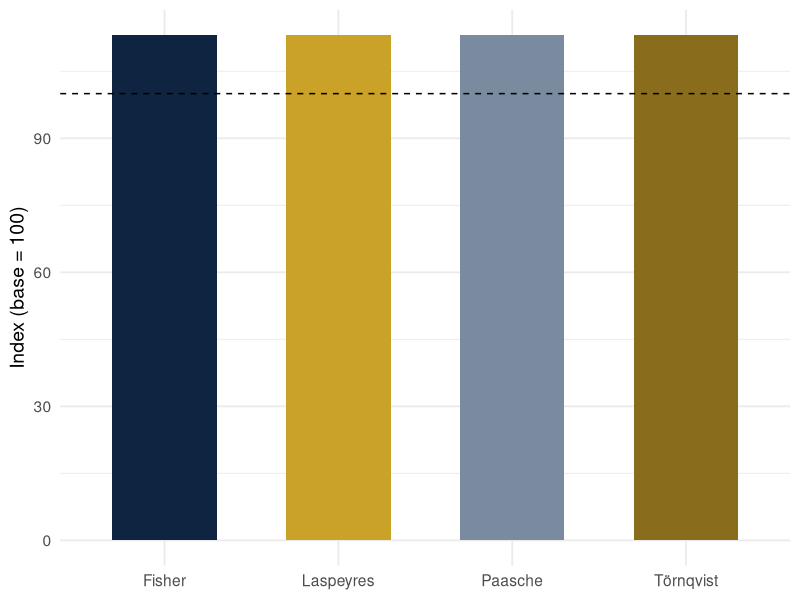

Generate this figure with R:
## ---- chunk 1
#| label: setup
library(tidyverse)

basket <- tibble(
  commodity_group = c("Wheat flour", "Rice", "Sugar", "Cooking oil",
                       "Pulses (masoor)", "Milk", "Electricity charges",
                       "Transport fare"),
  p0 = c(95, 145, 118, 410, 220, 130, 6.5, 40),
  q0 = c(20, 8, 6, 4, 3, 30, 250, 60),
  p1 = c(112, 162, 135, 445, 245, 142, 7.8, 46),
  q1 = c(18, 9, 6, 4, 3, 29, 240, 58)
)

basket
## ---- chunk 2
#| label: audit
# Any missing prices or non-positive quantities will silently corrupt the index
basket |>
  summarise(
    n_rows = n(),
    any_na_price = anyNA(c(p0, p1)),
    any_na_qty   = anyNA(c(q0, q1)),
    any_nonpositive_price = any(c(p0, p1) <= 0),
    any_nonpositive_qty   = any(c(q0, q1) <= 0)
  )
## ---- chunk 3
#| label: laspeyres
laspeyres <- basket |>
  summarise(L = sum(p1 * q0) / sum(p0 * q0) * 100)

laspeyres
## ---- chunk 4
#| label: paasche
paasche <- basket |>
  summarise(P = sum(p1 * q1) / sum(p0 * q1) * 100)

paasche
## ---- chunk 5
#| label: compare-lp
bind_rows(
  tibble(index = "Laspeyres", value = laspeyres$L),
  tibble(index = "Paasche",   value = paasche$P)
)
## ---- chunk 6
#| label: fisher
fisher <- sqrt(laspeyres$L * paasche$P)
fisher
## ---- chunk 7
#| label: tornqvist
tornqvist <- basket |>
  mutate(
    s0 = (p0 * q0) / sum(p0 * q0),
    s1 = (p1 * q1) / sum(p1 * q1),
    w_bar = (s0 + s1) / 2,
    log_rel = w_bar * log(p1 / p0)
  ) |>
  summarise(T = exp(sum(log_rel)) * 100)

tornqvist
## ---- chunk 8
#| label: all-four
tibble(
  Index = c("Laspeyres", "Paasche", "Fisher", "Törnqvist"),
  Value = c(laspeyres$L, paasche$P, fisher, tornqvist$T)
) |>
  mutate(Value = round(Value, 2))
## ---- chunk 9
#| label: plot-four
#| fig-height: 3.2
tibble(
  Index = c("Laspeyres", "Paasche", "Fisher", "Törnqvist"),
  Value = c(laspeyres$L, paasche$P, fisher, tornqvist$T)
) |>
  ggplot(aes(x = Index, y = Value, fill = Index)) +
  geom_col(width = 0.6) +
  geom_hline(yintercept = 100, linetype = "dashed") +
  scale_fill_manual(values = c("#0f2440", "#c9a227", "#7a8ba0", "#8a6d1c")) +
  labs(y = "Index (base = 100)", x = NULL) +
  theme_minimal(base_size = 14) +
  theme(legend.position = "none")
## ---- chunk 10
#| label: chain-demo
# Three periods of Laspeyres link relatives (illustrative)
link_relatives <- tibble(period = 2:4, link_index = c(103.2, 101.8, 104.5))

link_relatives |>
  mutate(chained_index = 100 * cumprod(link_index / 100))
